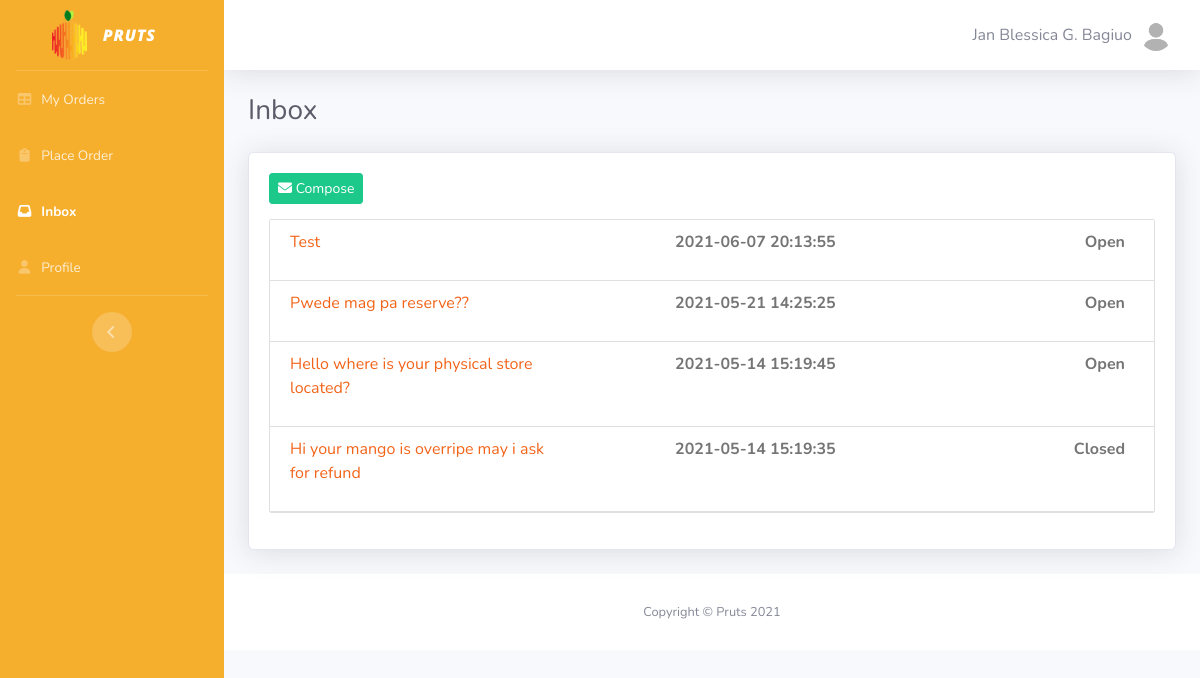
/user_inbox.php (signed in), run on the app's committed database.
### tables this page shows
CREATE TABLE IF NOT EXISTS `customer` (
  `customerId` int(10) NOT NULL AUTO_INCREMENT,
  `fname` varchar(50) NOT NULL,
  `mname` varchar(50) NOT NULL,
  `lname` varchar(50) NOT NULL,
  `contactno` varchar(15) NOT NULL,
  `address` varchar(255) NOT NULL,
  `username` varchar(50) NOT NULL,
  `password` varchar(50) NOT NULL,
  PRIMARY KEY (`customerId`)
);

CREATE TABLE IF NOT EXISTS `ticket` (
  `ticketId` int(10) NOT NULL AUTO_INCREMENT,
  `customerId` int(10) NOT NULL,
  `description` varchar(255) NOT NULL,
  `date` datetime NOT NULL DEFAULT current_timestamp(),
  `status` varchar(10) NOT NULL,
  PRIMARY KEY (`ticketId`),
  KEY `customerId` (`customerId`)
);

### user_inbox.php (the view, shortened to what this page needs)
<?php
include("config.php");
$conn = new mysqli($servername, $username, $password, $dbname);
$res = mysqli_query($conn, "SELECT * FROM customer where username = '$_SESSION[username]'");
$row = mysqli_fetch_assoc($res);
$user_id = $row['customerId'];
?>
<!DOCTYPE html>
<html>
<head>
    <link href="vendor/fontawesome-free/css/all.min.css" rel="stylesheet" type="text/css">
    <link href="css/style.css" rel="stylesheet">
    <link href="vendor/datatables/dataTables.bootstrap4.min.css" rel="stylesheet">
</head>
<body id="page-top">
    <div id="wrapper">
        <ul class="navbar-nav bg-gradient-primary sidebar sidebar-dark accordion" id="accordionSidebar">
            <a class="sidebar-brand d-flex align-items-center justify-content-center">
                <div class="sidebar-brand-icon">
                    <img src="img/logo.png">
                </div>
                <div class="sidebar-brand-text mx-3 logonocolor">Pruts</div>
            </a>
            <hr class="sidebar-divider my-0">
            <li class="nav-item">
                <a class="nav-link" href="user_orders.php">
                    <i class="fas fa-fw fa-table"></i>
                    <span>My Orders</span></a>
            </li>
            <li class="nav-item">
                <a class="nav-link" href="user_place_order.php">
                    <i class="fas fa-fw fa-clipboard"></i>
                    <span>Place Order</span></a>
            </li>
            <li class="nav-item active">
                <a class="nav-link" href="user_inbox.php">
                    <i class="fas fa-fw fa-inbox"></i>
                    <span>Inbox</span></a>
            </li>
            <li class="nav-item">
                <a class="nav-link" href="user_profile.php">
                    <i class="fas fa-fw fa-user"></i>
                    <span>Profile</span></a>
            </li>
            <hr class="sidebar-divider d-none d-md-block">
            <div class="text-center d-none d-md-inline">
                <button class="rounded-circle border-0" id="sidebarToggle"></button>
            </div>
        </ul>
        <div id="content-wrapper" class="d-flex flex-column">
            <div id="content">
                <nav class="navbar navbar-expand navbar-light bg-white topbar mb-4 static-top shadow">
                    <ul class="navbar-nav ml-auto">
                        <li class="nav-item dropdown no-arrow">
                            <a class="nav-link dropdown-toggle" href="#" id="userDropdown" role="button" data-toggle="dropdown" aria-haspopup="true" aria-expanded="false">
                                <span class="mr-2 d-none d-lg-inline text-gray-600">
                                    <?php echo $row['fname']; ?>
                                    <?php echo $row['mname']; ?>
                                    <?php echo $row['lname']; ?>
                                </span>
                                <img class="img-profile rounded-circle" src="img/user.jpg">
                            </a>
                        </li>
                    </ul>
                </nav>
                <div class="container-fluid">
                    <div class="d-sm-flex align-items-center justify-content-between mb-4">
                        <h1 class="h3 mb-0 text-gray-800">Inbox</h1>
                    </div>
                    <div class="card shadow mb-4">
                        <div class="card-body">
                            <button id="add" data-toggle="modal" data-target="#addModal" class="btn btn-success btn-sm m-0 waves-effect"><i class="fa fa-envelope"></i> Compose</button>
                            <div id="work-collections" style="margin-top:15px;">
                                <ul id=" projects-collection" class="collection">
                                    <?php
                                    $res = mysqli_query($conn, "SELECT * FROM `ticket` WHERE 1 AND ticket.customerId = '$user_id' ORDER BY DATE DESC;");
                                    while ($row = mysqli_fetch_array($res)) {
                                        echo '<a href="user_view_messages.php?id=' . $row['ticketId'] . '"class="collection-item">
                                        <div class="row">
                                        <div class="col s6">
                                        <p class="collections-title">' . $row['description'] . '</p>
                                        </div>
                                        <div class="col s3">
                                        <span class="badge">' . $row['date'] . '</span></div>
                                        <div class="col s3">
                                        <span class="badge">' . $row['status'] . '</span></div>
                                        </div>
                                        </a>';
                                    }
                                    ?>
                                </ul>
                            </div>
                        </div>
                    </div>
                </div>
                <footer class="sticky-footer bg-white">
                    <div class="container my-auto">
                        <div class="copyright text-center my-auto">
                            <span>Copyright &copy; Pruts 2021</span>
                        </div>
                    </div>
                </footer>
            </div>
        </div>
</body>
</html>

### data on the page
customer: fname "Jan Blessica", mname "G.", lname "Bagiuo"
ticket: description "Test", date "2021-06-07 20:13:55", status "Open"
ticket: description "Pwede mag pa reserve??", date "2021-05-21 14:25:25", status "Open"
ticket: description "Hello where is your physical store located?", date "2021-05-14 15:19:45", status "Open"
ticket: description "Hi your mango is overripe may i ask for refund", date "2021-05-14 15:19:35", status "Closed"
